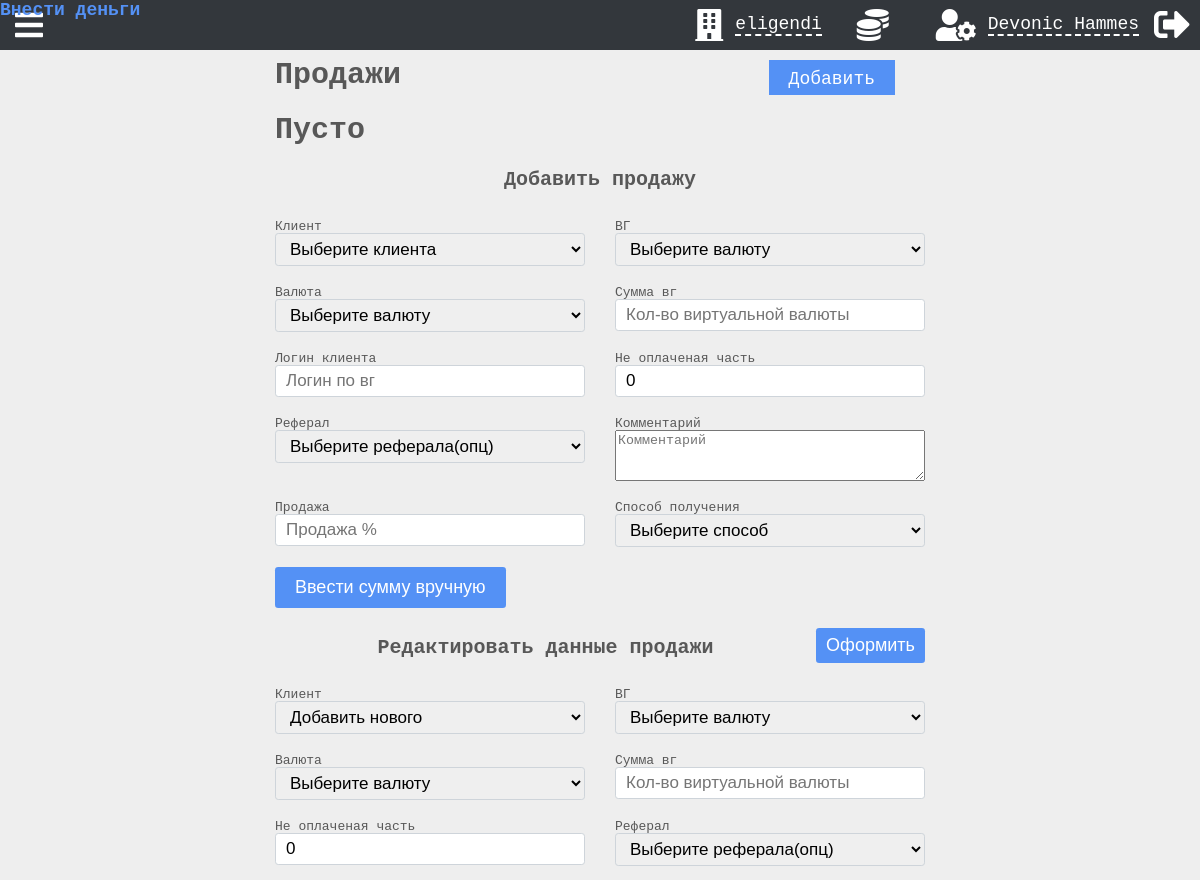
The page /content/orders.php (signed in, upper part) on the database as committed earlier.
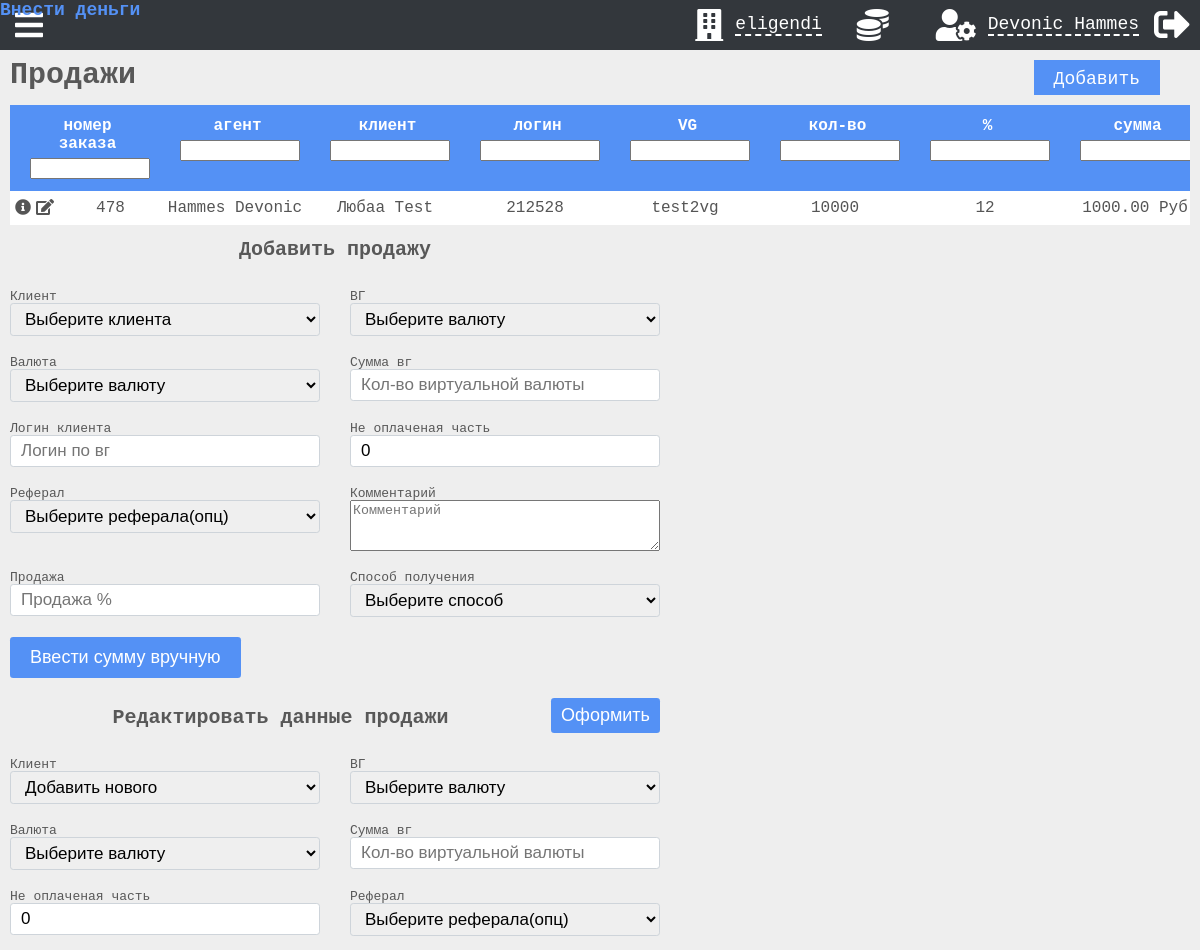
The same page on the database as committed later.
### tables this page shows
CREATE TABLE `orders` (
  `order_id` int(11) NOT NULL,
  `vg_data_id` int(11) NOT NULL,
  `client_id` int(11) NOT NULL,
  `sum_vg` decimal(10,0) NOT NULL,
  `real_out_percent` float(15,2) NOT NULL,
  `sum_currency` decimal(15,2) NOT NULL,
  `method_id` int(11) DEFAULT '1',
  `rollback_sum` decimal(15,2) NOT NULL,
  `rollback_1` float(15,2) NOT NULL,
  `date` datetime NOT NULL,
  `callmaster` int(11) DEFAULT NULL,
  `order_debt` int(11) NOT NULL DEFAULT '0',
  `description` varchar(500) DEFAULT NULL,
  `fiat_id` int(11) NOT NULL DEFAULT '1',
  `loginByVg` varchar(100) DEFAULT NULL
);

### components/modals/order.php (the view, shortened to what the changed rows need)
<?php
function orderAddModal($data, $more_data)
{
    if ($more_data) {
        $i = 0;
        if ($more_data['owners']) while ($new = $more_data['owners']->fetch_array()) {
            $copy_of_data[$i] = $new;
            $i++;
        }
    }
    $output = '
<div id="Order-Modal" class="modal" action="" role="form">
<form id="add-order-form">
  <h2 class="modal-title">Добавить продажу</h2>
  <div class="modal-inputs">
  <p>
  Клиент
<select id="clientField" data-validation="required">
  <option value="" disabled selected>Выберите клиента</option>
  <option class="new-client-option" value="-1">Добавить нового</option>';
    foreach ($more_data['clients'] as $key => $var) {
        $output .= '<option value="' . $var["id"] . '">' . $var["name"] . '</option>';
    }
    $output .= '
  </select>
</p>
<p>
ВГ
<select id="vgField" data-validation="required"><option value="" disabled selected>Выберите валюту</option>';
    if($more_data['vgs']){
        foreach ($more_data['vgs'] as $key => $var) {
            $output .= '<option percent="' . $var["out_percent"] . '" value="' . $var['vg_data_id'] . '">' . $var['name'] . '</option>';
        }
    }
    $output .= '
</select>
</p>
<p>
Валюта
<select id="fiatField" data-validation="required"><option value="" disabled selected>Выберите валюту</option>';
    foreach ($more_data['fiat'] as $key => $var) {
        $output .= '<option value="' . $var["fiat_id"] . '">' . $var['full_name'] . '</option>';
    }
    $output .= '
</select>
</p>
  <p>
  Сумма вг
  <input id="sumVGField" min=0 data-validation="required length" data-validation-length="min1" placeholder="Кол-во виртуальной валюты" type="number" step="0.01" name="sum-vg">
  </p>
   <p class="sum-manually__box display-none">
  Сумма(включая долг)
  <input id="sumField"  class="sum-manually" placeholder="Cумма" type="number" step="0.01" name="sum">
  </p>
  <p>
  Логин клиента
  <input id="loginByVgField" min=0 data-validation="required length" data-validation-length="min1" placeholder="Логин по вг" name="login-vg">
  </p>
   <p>
   Не оплаченая часть
  <input id="debtClField" min=0 type="number" name="debt-sum" value = 0 step="0.01">
  </p>
  <p>
  Реферал
<select id="callmasterField">
  <option value="-1" selected>Выберите реферала(опц)</option>';
    if($more_data['clients']){
        foreach ($more_data['clients'] as $key => $var) {
            $output .= '<option value="' . $var["id"] . '">' . $var["name"] . '</option>';
        }
    }
    $output .= '
  </select>
</p>
 <p>
 Комментарий
  <textarea id="commentField" rows="3"  placeholder="Комментарий" name="description"></textarea>
  </p>
  <p>
  Продажа
  <input id="outField" min=0 data-validation="required length" data-validation-length="min1" placeholder="Продажа %" type="number" name="out" step="0.01">
  </p>
    <p>
    Способ получения
  <select id="obtainingField" data-validation="required">;
    <option selected disabled >Выберите способ</option>';
    if (isset($more_data['methods']))
        foreach ($more_data['methods'] as $key => $var) {
            $output .= '<option value="' . $var["method_id"] . '">' . $var["method_name"] . '</option>';
        }
    $output .= '
  </select>
  </p>
   </div>
   <input class="btn_sum-manually " type="button" value="Ввести сумму вручную" >
   <div id="owners-lists-container"></div>
   <div id="rollbacks-lists-container" class="modal-inputs" style="display: none">
<p>
   Откат
  <input id="rollback1Field" min="0" placeholder="Откат 1 %" type="number" name="rollback-1" step="0.01">
  </p>
  </div>
  <input class="modal-submit" type="submit" value="Оформить">
  </form>
</div>';
    if (iCan(2)) {
        $output .= orderEditModal($more_data);
    }
    $output .= orderInfoModal();
    $output .= orderTransactionInfoModal();
    $output .= orderSumChangedModal();
    $output .= noOrderOwnersModal();
    return $output;
}
function orderEditModal($more_data)
{
    $output = '
<div id="Order-edit-Modal" class="modal" action="" role="form">
<form id="edit-order-form">
  <h2 class="modal-title" id="edit-order-title">Редактировать данные продажи</h2>
  <div class="modal-inputs">
  <p>
  Клиент
<select id="editClientField" data-validation="required">
  <option value="" disabled>Выберите клиента</option>
  <option class="new-client-option" value="-1">Добавить нового</option>';
    foreach ($more_data['clients'] as $key => $var) {
        $output .= '<option value="' . $var["id"] . '">' . $var["name"] . '</option>';
    }
    $output .= '
  </select>
</p>
<p>
ВГ
<select id="editVgField" data-validation="required"><option value="" disabled selected>Выберите валюту</option>';
    if($more_data['vgs']){
        foreach ($more_data['vgs'] as $key => $var) {
            $output .= '<option percent="' . $var["out_percent"] . '" value="' . $var['vg_data_id'] . '">' . $var['name'] . '</option>';
        }
    }
    $output .= '
</select>
</p>
<p>
Валюта
<select id="editFiatField" data-validation="required"><option value="" disabled selected>Выберите валюту</option>';
    if($more_data['fiat']){
        foreach ($more_data['fiat'] as $key => $var) {
            $output .= '<option value="' . $var["fiat_id"] . '">' . $var['full_name'] . '</option>';
        }
    }
    $output .= '
</select>
</p>
  <p>
  Сумма вг
  <input id="editSumVGField" min="0" data-validation="required length" data-validation-length="min1" placeholder="Кол-во виртуальной валюты" type="number" step="0.01" name="sum-vg">
  </p>
  <p class="sum-manually__box display-none">
  Сумма(включая долг)
  <input id="editSumField"  class="sum-manually" placeholder="Cумма" type="number" step="0.01" name="sum">
  </p>
   <p>
   Не оплаченая часть
  <input id="editDebtClField" min="0" type="number" step="0.01" name="debt-sum" value = 0>
  </p>
  <p>
  Реферал
<select id="editCallmasterField">
  <option value="" selected>Выберите реферала(опц)</option>';
    foreach ($more_data['clients'] as $key => $var) {
        $output .= '<option value="' . $var["id"] . '">' . $var["name"] . '</option>';
    }
    $output .= '
  </select>
</p>
 <p>
 Комментарий
  <textarea id="editCommentField" rows="3"  placeholder="Комментарий" name="description"></textarea>
  </p>
  <p>
  Продажа
  <input id="editOutField" min=0 data-validation="required length" data-validation-length="min1" step="0.01" placeholder="Продажа %" type="number" name="out" step=0.01>
  </p>
  <p>
   Откат
  <input id="editRollback1Field" min="0" placeholder="Откат 1 %" type="number" name="rollback-1" step="0.01">
  </p>
    <p>
    Способ получения
  <select id="editObtainingField" data-validation="required">
    <option value="" disabled selected>Выберите способ</option>';
    if (isset($more_data['methods']))
        foreach ($more_data['methods'] as $key => $var) {
            $output .= '<option value="' . $var["method_id"] . '">' . $var["method_name"] . '</option>';
        }
    $output .= '
  </select>
  </p>
  </div>
  <input class="btn_sum-manually" type="button" value="Ввести сумму вручную" >
  <h2>Владельцы</h2>
  <div id="edit-owners-list-visible" class="orders-modal-owners-list"></div>
  <div id="open-invisible-owner-edit-list">Показать всех</div>
  <div id="edit-owners-list-invisible" class="orders-modal-owners-list"></div>
  <input class="modal-submit" type="submit" value="Сохранить">
  </form>
</div>';
    return $output;
}
function orderInfoModal()
{
    return '<a href="#Order-info-modal" rel="modal:open" style="display: none"></a>
<div id="Order-info-modal" class="modal">
<div id="info-order-form">
  <h2 class="modal-title">Иноформация про продажу</h2>
  <div class="text">
  </div>
  </div>
</div>';
}
function orderTransactionInfoModal()
{
    return '<a href="#Order-transaction-info-modal" rel="modal:open" style="display: none"></a>
<div id="Order-transaction-info-modal" class="modal">
 <h2>Выполните вручную!</h2>
 <div class="error-url-box">
 <span>Ссылка: </span><a target="_blank" id="error-url"></a>
</div>
 <button id="copy-btn">Копировать</button>
</div>';
}
function orderSumChangedModal()
{
    return '<div id="Order-sum-changed-modal" class="modal">
 <h3>Выполните транзакцию вручную</h3>
 <div class="sum-change-box">
 <div><span>Было: </span><span class="old-sum"></span></div>
 <div><span>Текущая сумма: </span><span class="new-sum">saddas</span></div>
</div>
</div>';
}
function noOrderOwnersModal()
{
    return '<div id="noOwners-Modal" class="modal" action="">
<h2 class="no-owners-text">Для создания продажи требуется наличие валедльцев!</h2>
</div>';
}

### funcs.php (shortened to what the changed rows need)
<?php
function display_data($data, $options, $addition_data = NULL)
{
    if (!$options['prepared']) $data = mysqliToArray($data);
    return
        ("
        <div class='table-menu " . $options['type'] . "' " . ($options['range'] ? 'style = "justify-content: left;"' : '') . ">
            <h2 type=" . $options['type'] . ">" . $options['text'] . "</h2>"
            . (iCan($options['btn']) && iCanMax($options['btn-max']) ?
                "<p><a
                    id='add-btn'
                    href=\"#" . $options['type'] . "-Modal\"
                    rel=\"modal:open\">" . $options['btn-text'] . "
                    </a>
                </p>" : '') .
            ($options['range'] ? "
            <div id='reportrange" . $options['range'] . "' class='reportrange'>
                <i class='fa fa-calendar'></i>&nbsp;
                <span></span>
                <i class='fa fa-caret-down'></i>
            </div>" : '') .
            ($options['switch-vg-stat'] ?
                "<button class='switch-vg-stat' id='add-btn'>
                 </button>" : '') . "
        </div>
        <div class='table-wrapper " . $options['type'] . "' id='table-wrapper'>
            <a
                    class='display-none'
                    href='#" . $options['type'] . "-edit-Modal'
                    rel=\"modal:open\">
            </a>
            " . makeTable($data, $options) . "
        </div>
        " . chooseAddModal($options['type'], $data, $addition_data)
        );
}
function makeTable($data, $options)
{
    if (!$data || count($data) === 0) {
        return '<h2>Пусто</h2>';
    }
    $output = "<table class='table-container table table-fixed'>";
    foreach ($data as $key => $var) {
        $index = 0;
        if ($key === 0) {
            $output .= '<thead id="table-head"><tr>';
            foreach ($var as $col => $val) {
                if ($col == 'id') continue;
                $output .= "<th><div class='col-wrap'><p>" . $col . "</p><span></span></div><input id=$index-i></th>";
                $index++;
            }
            $output .= '</tr></thead><tbody id="tbody">';
        }
        $index = 0;
        $output .= '<tr  defaultVal = "' . $var['Имя'] . '" itemId = "' . $var['id'] . '">';
        foreach ($var as $col => $val) {
            if ($col == 'id') continue;
            $actions = '';
            if ($index == 0) {
                $actions .= $options['coins'] ? '<i class="fas fa-coins" modal="#' . $options['modal'] . '"></i>' : '';
                $actions .= $options['info'] ? '<i class="fas fa-info-circle" modal="info"></i>' : '';
                $actions .= $options['minus'] ? '<i class="fas fa-minus fa-trash" modal="delete"></i>' : '';
                $actions .= ($options['edit'] && iCan($options['edit'])) ? '<i class="fas fa-edit"  modal="' . $options['type'] . '-edit"></i>' : '';
            }
            if ($col == 'статус') {
                $output .= '<td class=' . $index . '-f title="' . $val . '"><p style="display: none">' . $val . '</p>
                <div class="button b2" id="button-10">
                <input type="checkbox" class="checkbox status ' . ($val == 0 ? 'checked' : '') . '" ' . ($val == 0 ? 'checked' : '') . '>
                <div class="knobs"></div>
                </div>
            </td>';
            } else {
                $output .= '<td class=' . $index . '-f title="' . $val . '">' . $actions . formatData($val) . '</td>';
            }
            $index++;
        }
        $output .= '</tr>';
    }
    $output .= '</tbody></table>';
    return $output;
}
function formatData($val)
{
    if (is_numeric($val))
        $val = round($val, 2);
    return $val === '' || $val === null ? '-' : $val;
}
function mysqliToArray($mysqli_result)
{
    $i = 0;
    $data = null;
    while ($new = mysqli_fetch_assoc($mysqli_result)) $data[$i++] = $new;
    return $data;
}
function chooseAddModal($name, $data, $more_data = NULL)
{
    switch ($name) {
        case "Order":
            return orderAddModal($data, $more_data) . '' . clientAddModal($data);
    }
}
function accessLevel($role = false)
{
    $r = $role ? $role : $_SESSION['role'];
    switch ($r) {
        case 'admin':
            return 2;
    }
}
function iCan($actionLvl)
{
    return !is_null($actionLvl) && $actionLvl <= accessLevel();
}
function iCanMax($actionLvl)
{
    return is_null($actionLvl) || $actionLvl >= accessLevel();
}

Rows that differ between the two databases and show on the page:
added orders: order_id "478 212528 test2vg 10000 12"
Other text that changed with them:
formatData($val): (not shown) → "Hammes Devonic Любаа Test 1000.00 Руб"
new list line: "номер заказа "
new list line: "агент "
new list line: "клиент "
new list line: "логин "
new list line: "VG "
new list line: "кол-во "
new list line: "сумма "
text no longer shown: "Пусто"
